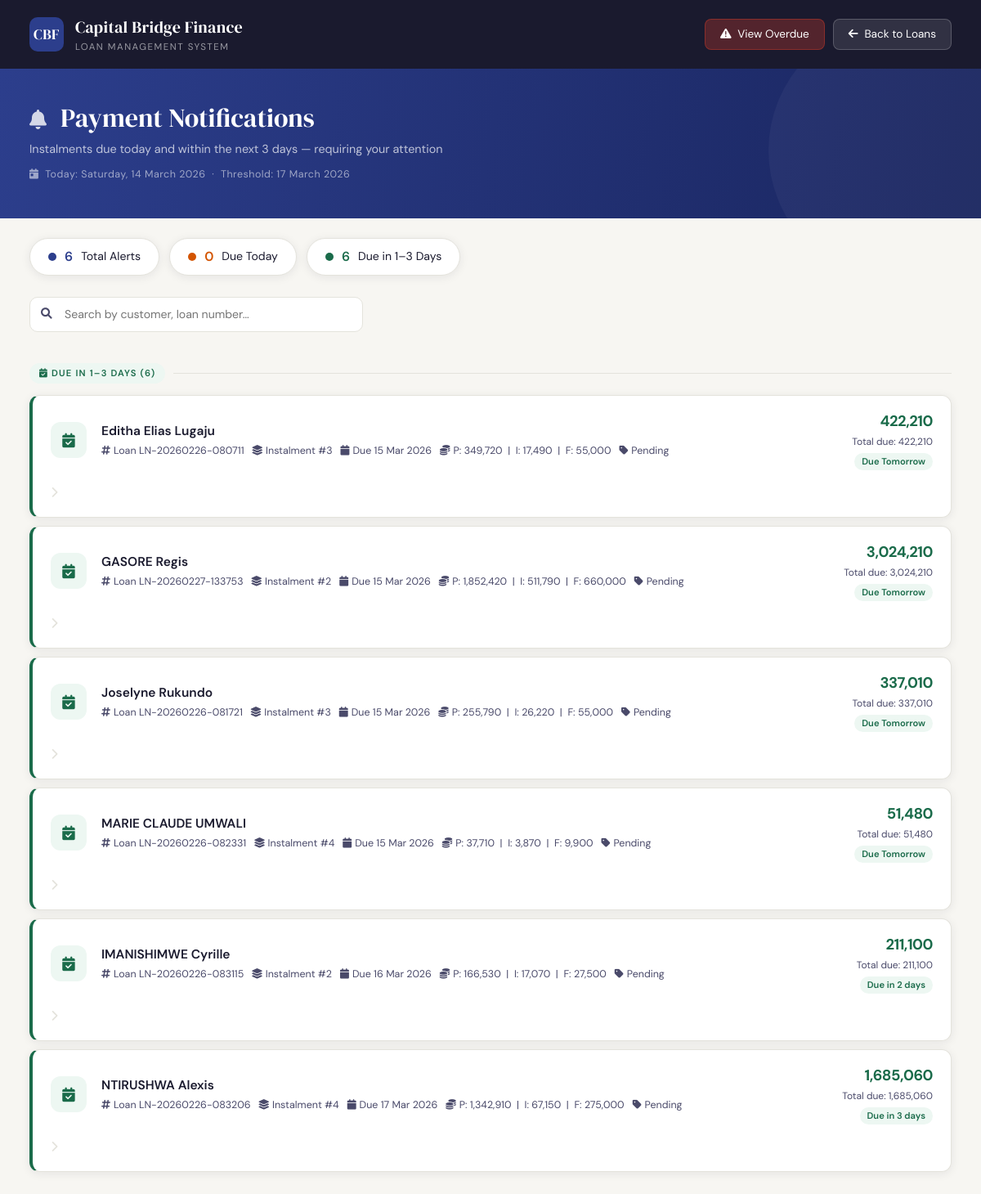
/app.cbfinance.rw/modules/notifications.php, run on an earlier commit of the app's database.
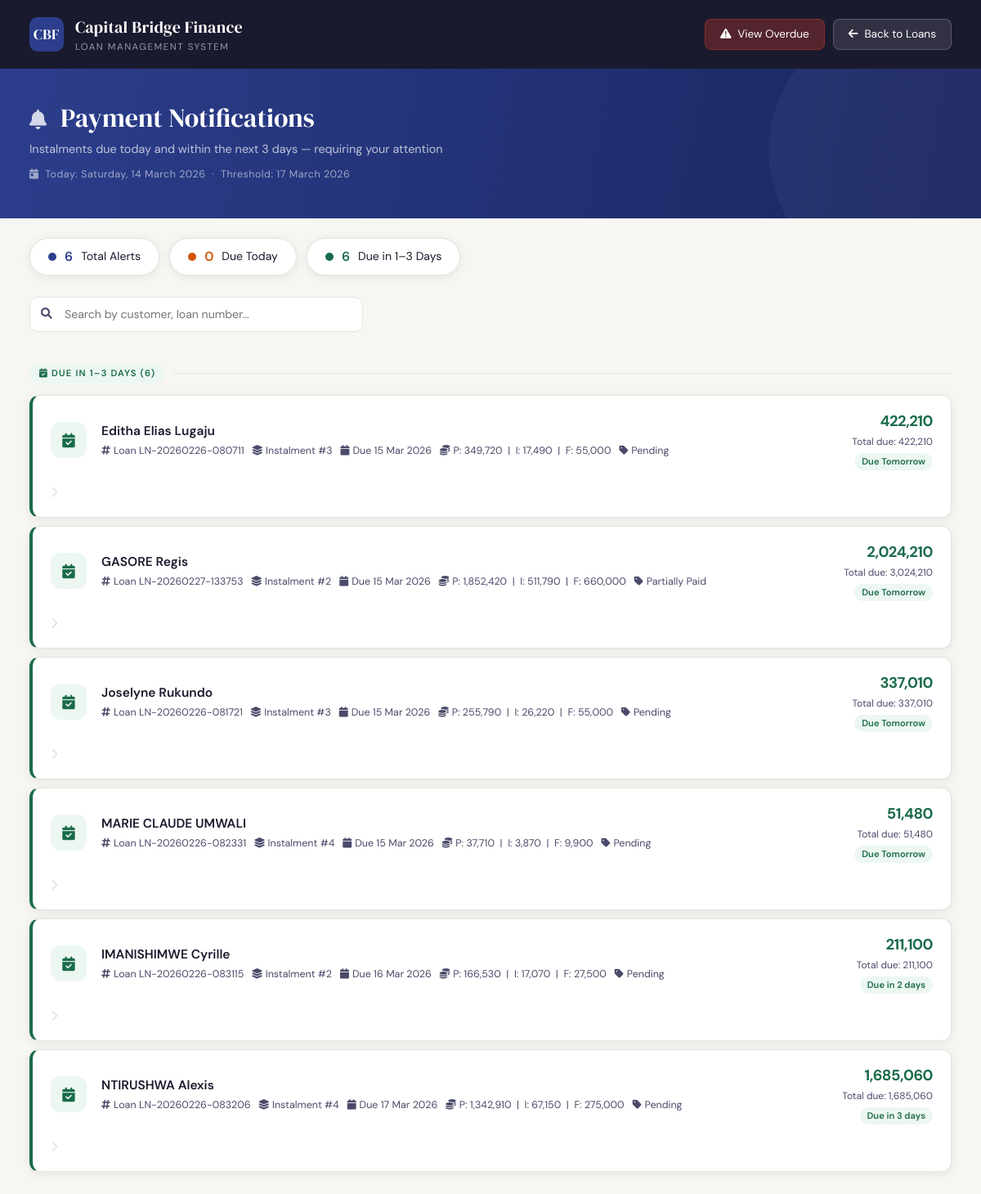
And on a later commit of the database.
### tables this page shows
CREATE TABLE `loan_instalments` (
  `instalment_id` int(11) NOT NULL,
  `loan_id` int(11) NOT NULL,
  `loan_number` varchar(50) NOT NULL,
  `instalment_number` int(11) NOT NULL,
  `due_date` date NOT NULL,
  `payment_date` date DEFAULT NULL,
  `opening_balance` decimal(15,2) NOT NULL DEFAULT '0.00' COMMENT 'Principal balance at start of period',
  `closing_balance` decimal(15,2) NOT NULL DEFAULT '0.00' COMMENT 'Principal balance at end of period',
  `principal_amount` decimal(15,2) NOT NULL DEFAULT '0.00' COMMENT 'Principal portion of payment',
  `interest_amount` decimal(15,2) NOT NULL DEFAULT '0.00' COMMENT 'Interest portion of payment',
  `management_fee` decimal(15,2) NOT NULL DEFAULT '0.00' COMMENT 'Management fee for this instalment',
  `total_payment` decimal(15,2) NOT NULL DEFAULT '0.00' COMMENT 'Total payment required (principal + interest + mgmt fee)',
  `paid_amount` decimal(15,2) NOT NULL DEFAULT '0.00' COMMENT 'Amount actually paid',
  `principal_paid` decimal(15,2) NOT NULL DEFAULT '0.00',
  `interest_paid` decimal(15,2) NOT NULL DEFAULT '0.00',
  `management_fee_paid` decimal(15,2) NOT NULL DEFAULT '0.00',
  `balance_remaining` decimal(15,2) NOT NULL DEFAULT '0.00' COMMENT 'Unpaid portion of this instalment',
  `days_overdue` int(11) NOT NULL DEFAULT '0',
  `penalty_amount` decimal(15,2) NOT NULL DEFAULT '0.00',
  `penalty_paid` decimal(15,2) NOT NULL DEFAULT '0.00',
  `status` enum('Pending','Partially Paid','Fully Paid','Overdue') NOT NULL DEFAULT 'Pending',
  `created_by` int(11) NOT NULL,
  `created_at` timestamp NOT NULL DEFAULT CURRENT_TIMESTAMP,
  `updated_at` timestamp NOT NULL DEFAULT CURRENT_TIMESTAMP ON UPDATE CURRENT_TIMESTAMP,
  `overdue_ledger_recorded` tinyint(1) DEFAULT '0',
  `ninety_day_recorded` tinyint(1) DEFAULT '0',
  `monitoring_fee_net` decimal(15,2) DEFAULT '0.00',
  `monitoring_fee_vat` decimal(15,2) DEFAULT '0.00',
  `monitoring_fee_total` decimal(15,2) DEFAULT '0.00',
  `provision_calculated` tinyint(1) DEFAULT '0',
  `provision_amount` decimal(15,2) DEFAULT '0.00',
  `provision_date` date DEFAULT NULL,
  `suspension_recorded` tinyint(1) DEFAULT '0'
);

CREATE TABLE `customers` (
  `customer_id` int(11) NOT NULL,
  `customer_code` varchar(50) NOT NULL,
  `customer_name` varchar(255) NOT NULL,
  `birth_place` text,
  `id_number` varchar(50) NOT NULL,
  `account_number` varchar(50) DEFAULT NULL,
  `occupation` varchar(100) DEFAULT NULL,
  `gender` enum('Male','Female','Other') DEFAULT 'Male',
  `date_of_birth` date DEFAULT NULL,
  `phone` varchar(20) NOT NULL,
  `email` varchar(120) DEFAULT NULL,
  `organization` varchar(150) DEFAULT 'Capital Bridge Finance',
  `father_name` varchar(150) DEFAULT NULL,
  `mother_name` varchar(150) DEFAULT NULL,
  `marriage_type` enum('Single','Married','Divorced') DEFAULT 'Single',
  `spouse` varchar(150) DEFAULT NULL,
  `spouse_id` varchar(50) DEFAULT NULL,
  `spouse_occupation` varchar(100) DEFAULT NULL,
  `spouse_phone` varchar(20) DEFAULT NULL,
  `address` text,
  `location` text,
  `project` varchar(150) DEFAULT NULL,
  `project_location` varchar(150) DEFAULT NULL,
  `caution_location` varchar(150) DEFAULT NULL,
  `loan_type` varchar(50) DEFAULT NULL,
  `created_by` varchar(100) DEFAULT 'admin',
  `created_at` datetime DEFAULT CURRENT_TIMESTAMP,
  `updated_at` datetime DEFAULT CURRENT_TIMESTAMP ON UPDATE CURRENT_TIMESTAMP,
  `is_active` tinyint(1) DEFAULT '1',
  `status` varchar(50) DEFAULT 'Approved',
  `doc_id` varchar(255) DEFAULT NULL COMMENT 'National ID Path',
  `doc_contract` varchar(255) DEFAULT NULL COMMENT 'Work Contract Path',
  `doc_statement` varchar(255) DEFAULT NULL COMMENT 'Bank Statement Path',
  `doc_payslip` varchar(255) DEFAULT NULL COMMENT 'Payslip Path',
  `doc_marital` varchar(255) DEFAULT NULL COMMENT 'Marital Status Cert Path',
  `doc_rdb` varchar(255) DEFAULT NULL COMMENT 'RDB Certificate Path',
  `has_guarantor` enum('Yes','No') DEFAULT 'No',
  `guarantor_name` varchar(150) DEFAULT NULL,
  `guarantor_id` varchar(50) DEFAULT NULL,
  `guarantor_phone` varchar(20) DEFAULT NULL,
  `guarantor_occupation` varchar(100) DEFAULT NULL,
  `tin_number` varchar(20) DEFAULT NULL,
  `risk_rating` varchar(50) DEFAULT NULL,
  `current_balance` decimal(15,2) DEFAULT '0.00',
  `total_loans` decimal(15,2) DEFAULT '0.00',
  `total_paid` decimal(15,2) DEFAULT '0.00',
  `rejection_reason` text,
  `correction_fields` text,
  `admin_note` text,
  `client_resubmitted` tinyint(1) DEFAULT '0',
  `resubmitted_fields` text,
  `total_disbursed` decimal(15,2) NOT NULL DEFAULT '0.00',
  `total_outstanding` decimal(15,2) NOT NULL DEFAULT '0.00',
  `last_loan_date` date DEFAULT NULL,
  `record_date` datetime NOT NULL DEFAULT CURRENT_TIMESTAMP
);

CREATE TABLE `loan_portfolio` (
  `loan_id` int(11) NOT NULL,
  `customer_id` int(11) NOT NULL,
  `loan_number` varchar(50) NOT NULL,
  `loan_amount` decimal(15,2) NOT NULL DEFAULT '0.00' COMMENT 'Principal amount given to customer',
  `management_fee_rate` decimal(5,2) NOT NULL DEFAULT '5.50' COMMENT 'Management fee percentage (5.5%)',
  `management_fee_amount` decimal(15,2) NOT NULL DEFAULT '0.00' COMMENT 'Management fee (5.5% of loan amount)',
  `total_disbursed` decimal(15,2) NOT NULL DEFAULT '0.00' COMMENT 'Loan amount + Management fee',
  `interest_rate` decimal(5,2) NOT NULL COMMENT 'Monthly interest rate percentage',
  `number_of_instalments` int(11) NOT NULL,
  `disbursement_date` date NOT NULL,
  `maturity_date` date NOT NULL,
  `total_interest` decimal(15,2) NOT NULL DEFAULT '0.00' COMMENT 'Sum of all interest payments',
  `total_management_fees` decimal(15,2) NOT NULL DEFAULT '0.00' COMMENT 'Total management fees across all instalments',
  `total_payment` decimal(15,2) NOT NULL DEFAULT '0.00' COMMENT 'Total to be paid (principal + interest + mgmt fees)',
  `monthly_payment` decimal(15,2) NOT NULL DEFAULT '0.00' COMMENT 'Fixed monthly payment amount (after 1st instalment)',
  `principal_outstanding` decimal(15,2) NOT NULL DEFAULT '0.00' COMMENT 'Remaining principal balance',
  `interest_outstanding` decimal(15,2) NOT NULL DEFAULT '0.00' COMMENT 'Remaining interest to be paid',
  `total_outstanding` decimal(15,2) NOT NULL DEFAULT '0.00' COMMENT 'Total remaining balance',
  `total_paid` decimal(15,2) NOT NULL DEFAULT '0.00',
  `total_principal_paid` decimal(15,2) NOT NULL DEFAULT '0.00',
  `total_interest_paid` decimal(15,2) NOT NULL DEFAULT '0.00',
  `total_management_fees_paid` decimal(15,2) NOT NULL DEFAULT '0.00',
  `accrued_interest` decimal(15,2) NOT NULL DEFAULT '0.00',
  `accrued_days` int(11) NOT NULL DEFAULT '0',
  `accrued_management_fees` decimal(15,2) NOT NULL DEFAULT '0.00',
  `deferred_management_fees` decimal(15,2) NOT NULL DEFAULT '0.00',
  `days_overdue` int(11) NOT NULL DEFAULT '0',
  `penalties` decimal(15,2) NOT NULL DEFAULT '0.00',
  `cash_amount` decimal(15,2) NOT NULL DEFAULT '0.00',
  `bank_amount` decimal(15,2) NOT NULL DEFAULT '0.00',
  `collateral_type` varchar(50) DEFAULT NULL,
  `collateral_description` text,
  `collateral_value` decimal(15,2) DEFAULT '0.00',
  `collateral_net_value` decimal(15,2) DEFAULT '0.00',
  `provisional_rate` decimal(5,2) NOT NULL DEFAULT '1.00',
  `general_provision` decimal(15,2) NOT NULL DEFAULT '0.00',
  `net_book_value` decimal(15,2) NOT NULL DEFAULT '0.00',
  `loan_status` varchar(100) DEFAULT NULL,
  `created_by` int(11) NOT NULL,
  `created_at` timestamp NOT NULL DEFAULT CURRENT_TIMESTAMP,
  `updated_at` timestamp NOT NULL DEFAULT CURRENT_TIMESTAMP ON UPDATE CURRENT_TIMESTAMP,
  `last_provision_date` date DEFAULT NULL,
  `record_date` date DEFAULT NULL,
  `deduct_fee_from_disbursed` decimal(50,6) DEFAULT NULL,
  `is_topup` tinyint(1) NOT NULL DEFAULT '0',
  `topup_type` enum('increasing','decreasing') DEFAULT NULL
);

### app.cbfinance.rw/modules/notifications.php (the view, shortened to what the changed rows need)
<?php
$notifications  = [];
$today          = new DateTime();
$today->setTime(0, 0, 0);
$threshold_date = (clone $today)->modify('+3 days');
try {
    $conn = getConnection();
    $query = "
        SELECT
            li.instalment_id,
            li.loan_id,
            li.instalment_number,
            li.due_date,
            li.opening_balance,
            li.closing_balance,
            li.principal_amount,
            li.interest_amount,
            li.management_fee,
            li.total_payment,
            li.paid_amount,
            li.balance_remaining,
            li.status,
            li.days_overdue,
            lp.loan_number,
            lp.loan_status,
            c.customer_name,
            c.customer_code
        FROM loan_instalments li
        LEFT JOIN loan_portfolio lp ON li.loan_id = lp.loan_id
        LEFT JOIN customers c ON lp.customer_id = c.customer_id
        WHERE li.status NOT IN ('Fully Paid')
          AND li.due_date >= CURDATE()
          AND li.due_date <= ?
        ORDER BY li.due_date ASC, c.customer_name ASC
    ";
    $threshold_str = $threshold_date->format('Y-m-d');
    $stmt = $conn->prepare($query);
    $stmt->bind_param("s", $threshold_str);
    $stmt->execute();
    $result = $stmt->get_result();
    $notifications = $result->fetch_all(MYSQLI_ASSOC);
} catch (Exception $e) {
    $error_message = "Error: " . $e->getMessage();
    error_log("notifications.php error: " . $e->getMessage());
}
$due_today = [];
$due_soon  = [];
foreach ($notifications as $n) {
    $due = new DateTime($n['due_date']);
    $due->setTime(0, 0, 0);
    $diff = $today->diff($due);
    $days = (int)$diff->days;
    if ($days === 0) {
        $n['_days_diff'] = 0;
        $due_today[] = $n;
    } else {
        $n['_days_diff'] = $days;
        $due_soon[] = $n;
    }
}
?>
<!DOCTYPE html>
<html lang="en">
<head>
    <link href="https://cdn.jsdelivr.net/npm/bootstrap@5.1.3/dist/css/bootstrap.min.css" rel="stylesheet">
    <link rel="stylesheet" href="https://cdnjs.cloudflare.com/ajax/libs/font-awesome/6.0.0/css/all.min.css">
</head>
<body>
<div class="content-area">
    <?php
    function renderCard(array $n, string $cardClass, string $dayLabel): string {
        $balance   = number_format(floatval($n['balance_remaining']), 0);
        $total     = number_format(floatval($n['total_payment']), 0);
        $principal = number_format(floatval($n['principal_amount']), 0);
        $interest  = number_format(floatval($n['interest_amount']), 0);
        $fee       = number_format(floatval($n['management_fee']), 0);
        $dueDate   = date('d M Y', strtotime($n['due_date']));
        $status    = htmlspecialchars($n['status']);
        $customer  = htmlspecialchars($n['customer_name'] ?? 'N/A');
        $loanNum   = htmlspecialchars($n['loan_number'] ?? 'N/A');
        $loanId    = intval($n['loan_id']);
        $instNum   = intval($n['instalment_number']);
        $icons = [
            'card-warn' => 'fa-clock',
            'card-ok'   => 'fa-calendar-check',
        ];
        $ico = $icons[$cardClass] ?? 'fa-bell';
        return <<<HTML
        <a href="index.php?page=recordpayment&loan_id={$loanId}"
           class="notif-card {$cardClass} notif-searchable"
           title="Click to process payment — Loan ID: {$loanId}">
            <div class="notif-icon"><i class="fas {$ico}"></i></div>
            <div class="notif-body">
                <div class="notif-customer">{$customer}</div>
                <div class="notif-meta">
                    <span><i class="fas fa-hashtag"></i> Loan {$loanNum}</span>
                    <span><i class="fas fa-layer-group"></i> Instalment #{$instNum}</span>
                    <span><i class="fas fa-calendar"></i> Due {$dueDate}</span>
                    <span title="Principal / Interest / Fee">
                        <i class="fas fa-coins"></i> P: {$principal} &nbsp;|&nbsp; I: {$interest} &nbsp;|&nbsp; F: {$fee}
                    </span>
                    <span><i class="fas fa-tag"></i> {$status}</span>
                </div>
            </div>
            <div class="notif-amounts">
                <div class="notif-balance">{$balance}</div>
                <div class="notif-total">Total due: {$total}</div>
                <div class="notif-badge">{$dayLabel}</div>
            </div>
            <div class="chevron-ico"><i class="fas fa-chevron-right"></i></div>
        </a>
HTML;
    }
    ?>
    <?php if (!empty($due_soon)): ?>
    <?php foreach ($due_soon as $n):
        $diff  = $n['_days_diff'];
        $label = $diff === 1 ? 'Due Tomorrow' : 'Due in ' . $diff . ' days';
        echo renderCard($n, 'card-ok', $label);
    endforeach; ?>
    <?php endif; ?>
</div>
</body>
</html>

What changed in the data, as far as the page shows it:
changed loan_instalments "GASORE Regis": status "Pending" → "Partially Paid"; balance_remaining "3,024,210" → "2,024,210"
